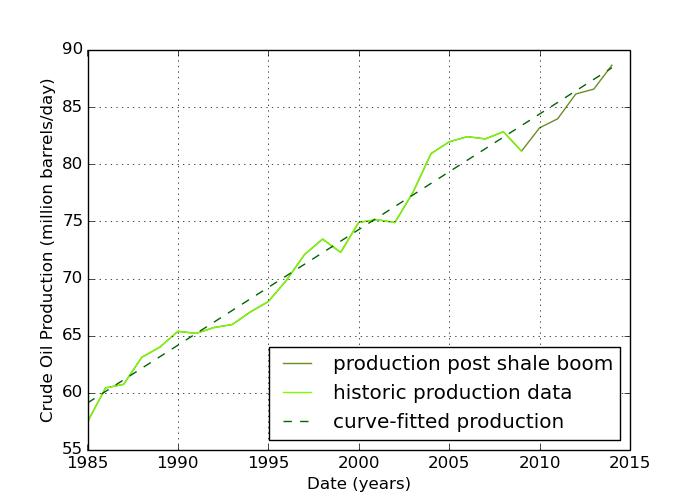

This chart was generated by the following Python code:
import pandas as pd
import numpy
from scipy.optimize import curve_fit
import matplotlib.pyplot as plt
#%matplotlib inline #uncomment if using ipython notebook

data = pd.read_csv('bp_review_gobal_production.csv')
data = data[20:]
data.columns = ['date', 'production']

#Polynomial fitting function of arbitrary degree.
def _polynomial(x, *p):
    poly = 0.
    for i, n in enumerate(p):
        poly += n * x**i
    return poly
 
x = data.date
y = data.production

# p0 is the initial guess for the fitting coefficients, set the length
# of this to be the order of the polynomial you want to fit.
# you can try different values and look at the plot for fit
p0 = numpy.ones(2,)

coeff, var_matrix = curve_fit(_polynomial, x, y, p0=p0)
yfit = [_polynomial(xx, *tuple(coeff)) for xx in x]

fig = plt.figure(figsize=[7,5]);

plt.plot(data.date,data.production, color='olivedrab', label='production post shale boom')
plt.plot(data.date[:-5],data.production[:-5],color='lawngreen', label='historic production data')
plt.plot(x, yfit, '--',color='darkgreen',label='curve-fitted production')
plt.legend(loc='best' )
plt.grid('off')

#TODO: fix subplot and make pretty
ax = plt.subplot(111)
ax.grid('on')
ax.set_xlabel('Date (years)')
ax.set_ylabel('Crude Oil Production (million barrels/day)')

plt.savefig('global_production.png')
plt.savefig('global_production.pdf')
plt.show()
